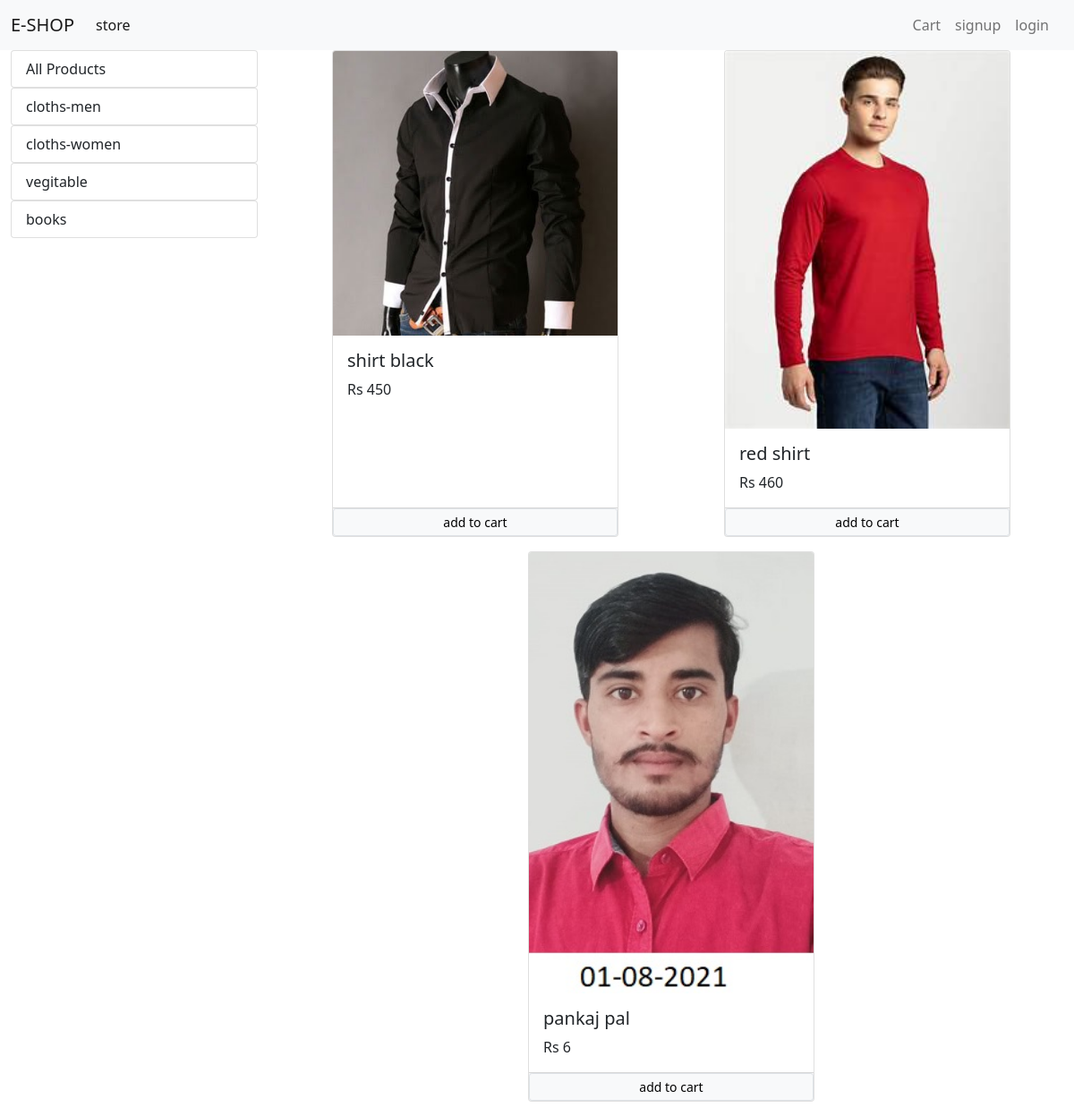
/?category=1, run on the app's committed database.
### aaltu/models/category.py (models this page shows, shortened)
class Category(models.Model):
    name = models.CharField(max_length=23)
    @staticmethod
    def get_all_categories():
        return Category.objects.all()

### aaltu/models/product.py (models this page shows, shortened)
class Products(models.Model):
    name= models.CharField(max_length=225)
    price=models.IntegerField(default=0)
    category= models.ForeignKey(Category ,on_delete=models.CASCADE,default=1)
    discription=models.CharField(max_length=225)
    image=models.ImageField(upload_to='uploads/products/')
    @staticmethod
    def get_all_product_by_catogeryid(Category_id):
        return Products.objects.filter(category=Category_id)

### aaltu/views/home.py (the view, shortened to what this page needs)
# urls.py: path('',Index.as_view(),name='homepage'),
class Index(View):
    def get(self,request):
        cart=request.session.get('cart')
        if not cart:
            request.session['cart']={}
        prod=None
        categ=Category.get_all_categories()
        CategoryID= request.GET.get('category')
        if CategoryID:
            prod=Products.get_all_product_by_catogeryid(CategoryID)
        else :
            prod=Products.get_all_Products()
        data={}
        data['Product']=prod
        data['categories']=categ
        print('you are:',request.session.get('customer'))
        return render(request,'index.html',data)

### aaltu/templatetags/cart.py (called while the page is built)
@register.filter(name='is_in_cart')
def is_in_cart(item,cart):
    keys=cart.keys()
    for id in keys:
        if int(id) == item.id:
            return True
    return False

### aaltu/templatetags/currency_filter.py (called while the page is built)
@register.filter(name='currency')
def currency(number):
  return "Rs "+str(number)

### aaltu/templates/index.html (shortened to what this page needs)
{% extends 'base.html' %}
{%block content%}
     {% load cart%}
     {% load currency_filter %}
   <div class="container-fluid">
      <div class="row">
       <div class="col-lg-3">
         <div class="list-group">
          <a href="/" class="list-group-item list-group-item-action ">All Products</a>
        </div>
       {%for category in categories%}
        <div class="list-group">
          <a href="/?category={{category.id}}" class="list-group-item list-group-item-action ">{{category.name}}</a>
        </div>
        {%endfor%}
       </div>
        <div id="products" class="col-lg-9 mx-auto">
         <div class="row mx-auto  " mx-auto>
            {%for item in Product%}
               <div class="card mx-auto mb-3 p-0" id={{item.id}} style="width: 20rem;">
               <img src="{{item.image.url}}" class="card-img-top" alt="...">
               <div class="card-body">
                 <h5 class="card-title">{{item.name}}</h5>
               <p class="card-text">{{item.price|currency}}</p>
            </div>
             <div class="card-footer p-0" >
              {% if item|is_in_cart:request.session.cart%}
                 <div class="row no-gutters">
                   <form action="/#{{item.id}}" method="POST" class=" col-2">
                 {% csrf_token %}
                 <input hidden type="text" name="item" value='{{item.id}}'>
                 <input hidden type="text" name="remove" value='True'>
                <input type="submit" value="-" class=" btn btn-block btn-secondary">
                </form>
                <div class="text-center col btn-block">{{item|cart_quantity:request.session.cart}}in cart</div>
                 <form action="/#{{item.id}}" method="POST" class=" col-2">
                 {% csrf_token %}
                 <input hidden type="text" name="item" value='{{item.id}}'hidden>
                <input type="submit" value="+" class=" btn btn-block btn-secondary">
                </form>
              </div>
              {% else %}
              <form action="/#{{item.id}}" method="POST" class=" no-gutters ">
                 <input href="/#{{item.id}}" type="submit" class="float-right  btn-light border form-contol w-100 btn-sm"value="add to cart">
              </form>
              {% endif %}
             </div>
            </div>
            {%endfor%}
         </div>
       </div>
      </div>
   </div>
    {% endblock %}

### data on the page
Category: name "cloths-men"
Category: name "cloths-women"
Category: name "vegitable"
Category: name "books"
Products: image (picture), name "shirt black", price "Rs 450"
Products: {{ item.id }} 2 (drawn), image (picture), name "red shirt", price "Rs 460"
Products: image (picture), name "pankaj pal", price "Rs 6"
